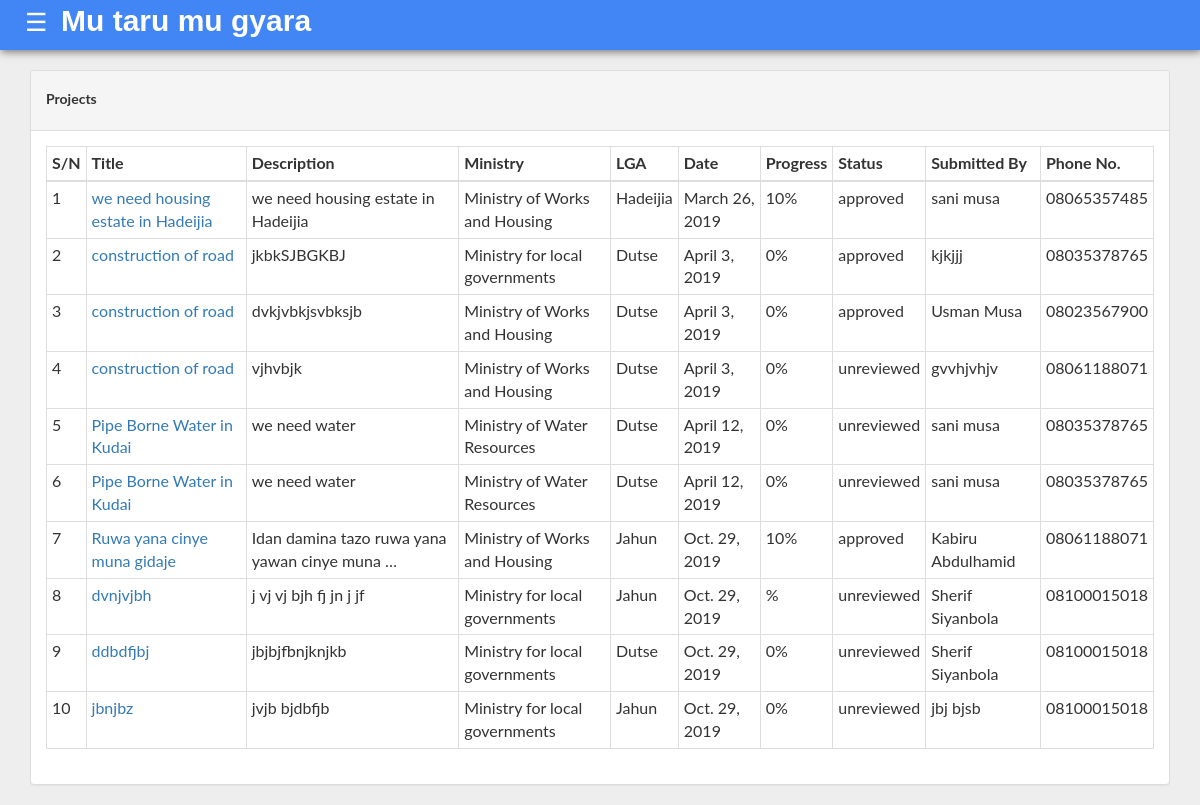
Page /pmp-projects (signed in) on the earlier database version.
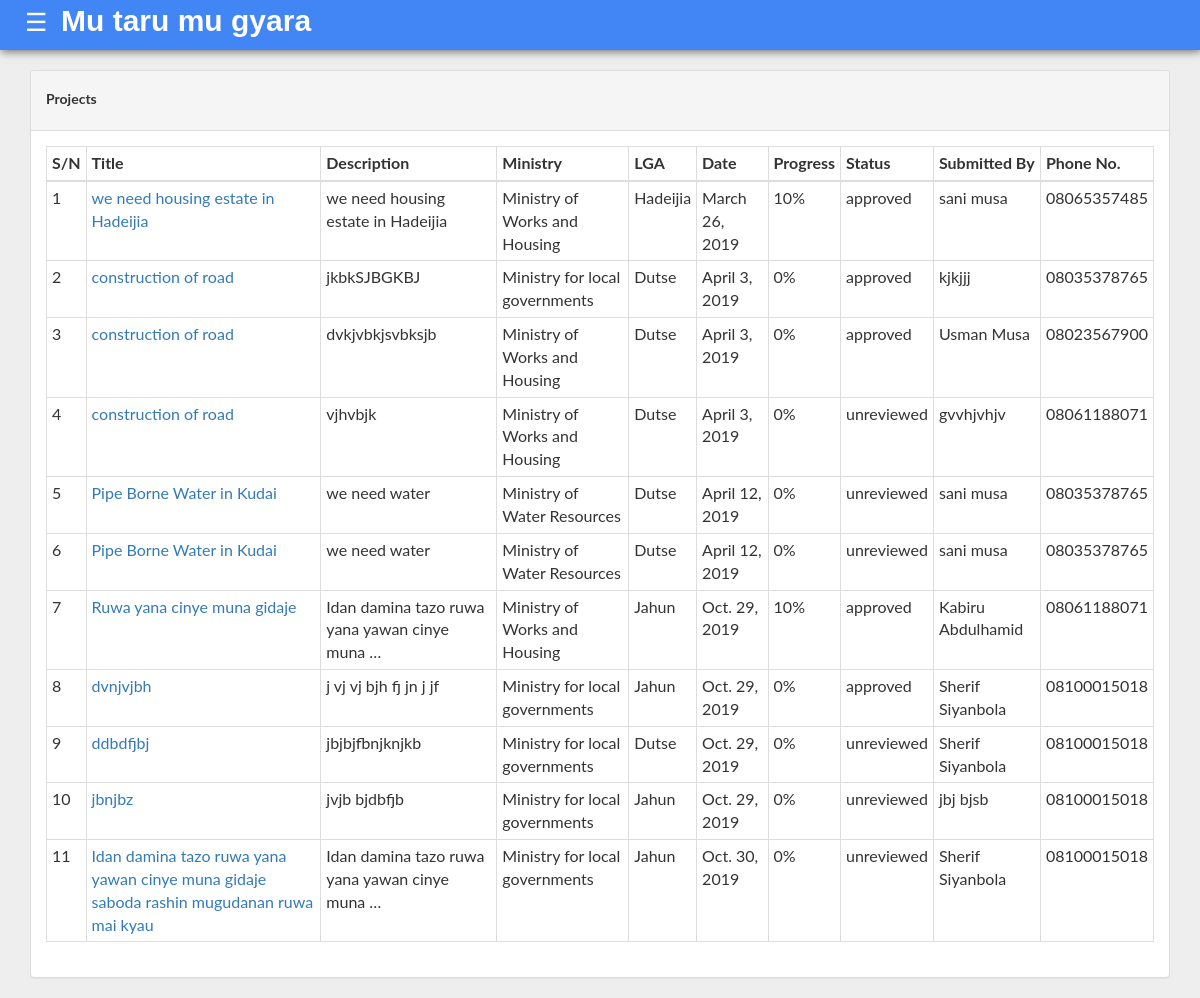
Same page on the later database version.
### project/models.py (models this page shows, shortened)
class Project(models.Model):
    title = models.CharField(max_length = 250)
    description = models.TextField()
    lga = models.ForeignKey(Lga, on_delete=models.CASCADE, related_name='projects')
    ministry = models.ForeignKey(Ministry, on_delete=models.CASCADE, related_name='projects')
    date = models.DateField(default=timezone.now)
    unreviewed = 'unreviewed'
    approved = 'approved'
    disapproved = 'disapproved'
    STATUS_CHOICES = (
        (unreviewed,'unreviewed'),
        (approved,'approved'),
        (disapproved,'disapproved')
    )
    status = models.CharField(max_length = 15, choices = STATUS_CHOICES, default = unreviewed)
    progress = models.CharField(max_length = 3, default=0, verbose_name="progress(%)")
    progress_comment = models.TextField(default="none", blank=True)
    submitted_by = models.CharField(max_length = 100, verbose_name = 'Full Name', blank=True, null=True)
    phone = models.CharField(max_length = 15, verbose_name = 'Phone Number', blank=True, null=True)
    budget_year = models.ForeignKey(Year, on_delete=models.CASCADE, blank=True, null=True, related_name='projects')
    class Meta:
        verbose_name = 'Project'
        verbose_name_plural = 'All Projects'

### mda/models.py (models this page shows, shortened)
class Ministry(models.Model):
    name = models.CharField(max_length=200)
    def __str__(self):
        return self.name

### lga/models.py (models this page shows, shortened)
class Lga(models.Model):
    name = models.CharField(max_length = 200)
    def __str__(self):
        return self.name

### project/views.py (the view)
# urls.py: path('pmp-projects', views.PmpProjects.as_view(), name='pmp_projects'),
class PmpProjects(LoginRequiredMixin, ListView):
    model = Project
    template_name = 'project/pmp_projects.html'

### project/templates/project/pmp_projects.html
{% extends "base.html" %}
{% block content %}
<div class="col-sm-12 col-md-12">
    <div class="panel panel-default">
    <div class="panel-heading">
            <h5><strong>Projects</strong></h5>
            </div>
                    <div class="panel-body">
<div class="table-responsive">
                <table class="table table-bordered table-condensed" id="table_id">
                    <thead>
                        <tr><th>S/N</th>
                            <th>Title</th>
                            <th>Description</th>
                            <th>Ministry</th>
                            <th>LGA</th>
                            <th>Date</th>
                            <th>Progress</th>
                            <th>Status</th>
                            <th>Submitted By</th>
                            <th>Phone No.</th>
                        </tr>
                    </thead>
                    <tbody>
                        {% for project in object_list %}
                        <tr>
                        <td>{{forloop.counter}}</td>
                            <td><a href="{% url 'project:project_detail' project.id %}">{{project.title}}</a></td>
                            <td>{{project.description|truncatewords:"8"}}</td>
                            <td>{{project.ministry}}</td>
                            <td>{{project.lga}}</td>
                            <td>{{project.date}}</td>
                            <td>{{project.progress}}%</td>
                            <td>{{project.status}}</td>
                            <td>{{project.submitted_by}}</td>
                            <td>{{project.phone}}</td>
                            {% endfor %}
                        </tr>
                    </tbody>
                </table>
        </div>
</div>{% endblock %}

### users/templates/base.html (shortened to what this page needs)
{% load pwa %}
{% load staticfiles %}
<html>
<head>
<link rel="stylesheet" href="{% static 'css/bootstrap.min.css' %}"/>
<link rel="stylesheet" href="{% static 'css/base.css' %}"/>
<link rel="stylesheet" href="https://use.fontawesome.com/releases/v5.8.1/css/all.css">
</head>
<body>
<nav class="navbar navbar-inverse navbar-fixed-top">
  <div class="container-fluid">
    <div class="navbar-header">
    <span style="font-size:25px;cursor:pointer;margin-left:10px;" onclick="openNav()"id="header-link">☰</span>
    <span class="brand" id="header-link"><strong><a class="head-link" href="{% url 'project:project_list' %}">Mu taru mu gyara</a><strong></span>
  </div>
</nav>
  <div class="container">
  {% block content %}
  {% endblock %}
</div>
</body>
</html>

### users/static/css/base.css (style rules this page uses)
.navbar { background-color: #4285F4; border-radius: 0px; border-style: none; box-shadow: 1px 2px 8px rgba(0, 0, 0, .5); }
.head-link { text-decoration: none; color: white; }
#header-link { color: white; margin-left:10px; }
.brand { font-size: 30px; font-family: 'Lucida Sans', 'Lucida Sans Regular', 'Lucida Grande', 'Lucida Sans Unicode', Geneva, Verdana, sans-serif; }
body { background-color: #eee; font-family: "Lato", sans-serif; }
.container { margin-top:70px; margin-left:5px auto; width:100%; }
.panel-heading { color: black; height: 60px; }

Differences in the rows shown:
changed Project "dvnjvjbh": progress (not shown) → "0"; status "unreviewed" → "approved"
added Project: title "Idan damina tazo ruwa yana yawan cinye muna gidaje saboda rashin mugudanan ruwa mai kyau", description "Idan damina tazo ruwa yana yawan cinye muna …", ministry "Ministry for local governments", lga "Jahun", date "Oct. 30, 2019", progress "0", status "unreviewed", submitted_by "Sherif Siyanbola", phone "08100015018"
